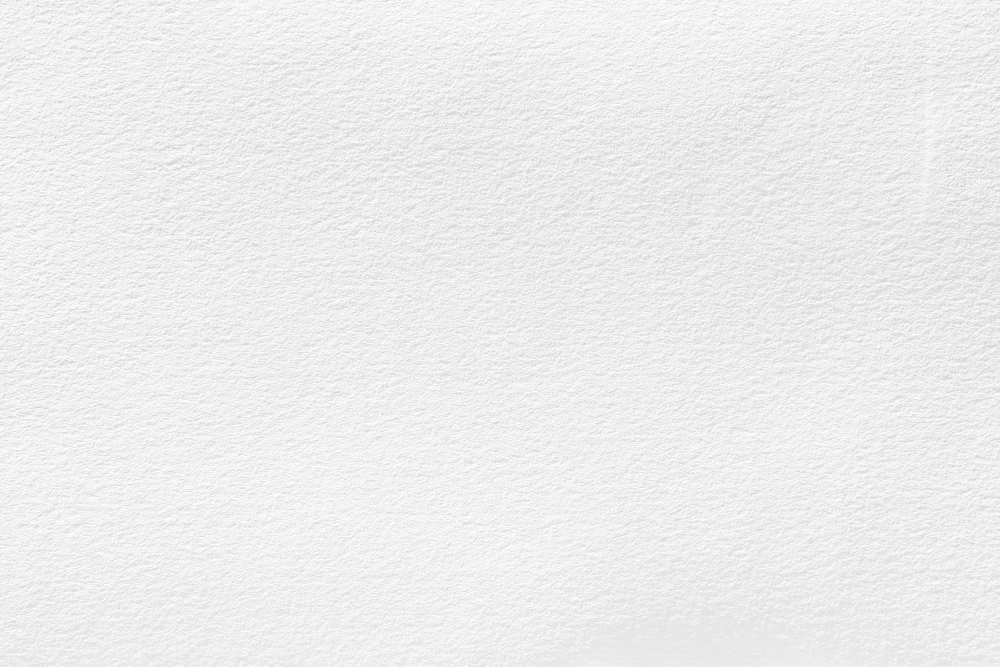
#> input picture paper_texture.jpg, 2000 x 1333 px (shown at 1/2 size)
$ jupyter execute --allow-errors Second_way_contour.ipynb
#> lines starting #> are read from the running program, lines starting #| are printed output that depends on the picture
[cell 1]
import cv2
import numpy as np
import matplotlib.pyplot as plt
from datetime import datetime
import math
import os

[cell 2]
image = cv2.imread('paper_texture.jpg')
#> image is the input picture: shape (1333, 2000, 3); min 134, max 255, mean 236.6
plt.imshow(image)

[cell 3]
# import random

# a = random.randint(400, 800)
# plt.imshow(image[:800, :700])

[cell 4]
# [15 lines of commented-out code are left out]

[cell 5]
# check_aspect_ratio()
# print(w)
# print(h)

[cell 6]
# a, b = get_valid_dimensions()
# print(a)
# print(b)

[cell 7]
image = image[:400, :750]
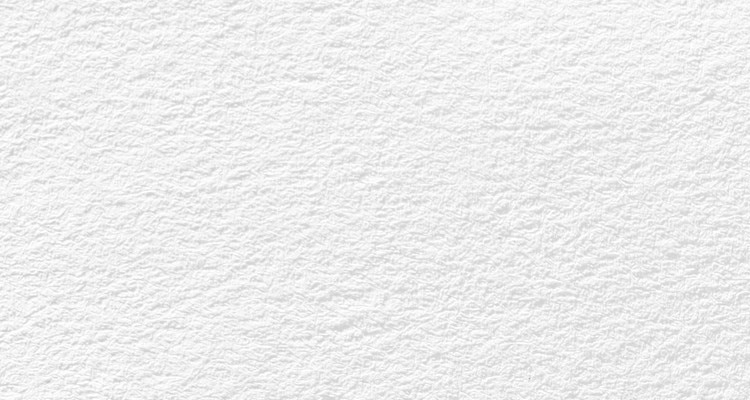
#> image: shape (400, 750, 3); min 176, max 255, mean 237
plt.imshow(image)

[cell 8]
# [9 lines of commented-out code are left out]

[cell 9]
# [5 lines of commented-out code are left out]

[cell 10]
# [19 lines of commented-out code are left out]
font = cv2.FONT_HERSHEY_SIMPLEX

# org
org = (400, 800)

# fontScale
fontScale = 3

# Blue color in BGR
color = (255, 0, 0)

# Line thickness of 2 px
thickness = 20

# config = {"font": cv2.FONT_HERSHEY_SIMPLEX, "color" : (255, 0, 0), "org": (500, 500), "font_scale": fontScale, "thickness": thickness}
#
#     return config

[cell 11]
def put_characters(image, character, org, fontScale, color, thickness):
    image = cv2.putText(image, character, org, font, fontScale, color, thickness, cv2.LINE_AA)
    char_size = cv2.getTextSize(character ,font, fontScale, thickness)
    return image, char_size

[cell 12]
chars = ['0', '1', '2', '3', '4', '5', '6', '7', '8', '9']
for char in chars:
    image, char_size = put_characters(image, char, org, fontScale, color, thickness)
    org = (org[0]+char_size[0][0], org[1])
    cv2.imshow('image', image)
    cv2.waitKey(0) # Wait for keypress to continue
    cv2.destroyAllWindows()
#> this loop made 10 passes
#> org on passes 1 to 10: (480, 800), (560, 800), (640, 800), (720, 800), (800, 800), (880, 800), (960, 800), (1040, 800), (1120, 800), (1200, 800)

plt.imshow(image)

# [12 lines of commented-out code are left out]

[cell 13]
date = datetime.now().strftime("%Y_%m_%d %H:%M:%S.%s")
print(date)

[cell 14]
#Detecting contours file
# image = cv2.imread("out.jpg")

# Make a copy
new_image = image.copy()

# Convert the image to grayscale
gray = cv2.cvtColor(image, cv2.COLOR_BGR2GRAY)

# Display the grayscale image
cv2.imshow('Gray image', gray)
cv2.waitKey(0) # Wait for keypress to continue
cv2.destroyAllWindows() # Close windows

# Convert the grayscale image to binary
ret, binary = cv2.threshold(gray, 100, 255, cv2.THRESH_BINARY)
#> binary: shape (400, 750); every value is 255

# Display the binary image
cv2.imshow('Binary image', binary)
cv2.waitKey(0) # Wait for keypress to continue
cv2.destroyAllWindows() # Close windows

# To detect object contours, we want a black background and a white
# foreground, so we invert the image (i.e. 255 - pixel value)
inverted_binary = ~binary
#> inverted_binary: shape (400, 750); every value is 0
cv2.imshow('Inverted binary image', inverted_binary)
cv2.waitKey(0) # Wait for keypress to continue
cv2.destroyAllWindows() # Close windows

# Find the contours on the inverted binary image, and store them in a list
# Contours are drawn around white blobs.
# hierarchy variable contains info on the relationship between the contours
# contours, hierarchy = cv2.findContours(inverted_binary,
#   cv2.RETR_TREE,
#   cv2.CHAIN_APPROX_SIMPLE)

contours, hierarchy = cv2.findContours(inverted_binary, cv2.RETR_EXTERNAL, cv2.CHAIN_APPROX_SIMPLE)
#> contours = []

# # Draw the contours (in red) on the original image and display the result
# # Input color code is in BGR (blue, green, red) format
# # -1 means to draw all contours
# with_contours = cv2.drawContours(image, contours, -1 ,(255,0,255),3)
# cv2.imshow('Detected contours', with_contours)
# cv2.waitKey(0)
# cv2.destroyAllWindows()

# # Show the total number of contours that were detected
# print('Total number of contours detected: ' + str(len(contours)))

# # Draw just the first contour
# # The 0 means to draw the first contour
# first_contour = cv2.drawContours(new_image, contours, 0,(255,0,255),3)
# cv2.imshow('First detected contour', first_contour)
# cv2.waitKey(0)
# cv2.destroyAllWindows()

# Draw a bounding box around the first contour
# x is the starting x coordinate of the bounding box
# y is the starting y coordinate of the bounding box
# w is the width of the bounding box
# h is the height of the bounding box
# x, y, w, h = cv2.boundingRect(contours[0])
# cv2.rectangle(first_contour,(x,y), (x+w,y+h), (255,0,0), 5)
# cv2.imshow('First contour with bounding box', first_contour)
# cv2.waitKey(0)
# cv2.destroyAllWindows()
#
# # Draw a bounding box around all contours
for c in contours:
    x, y, w, h = cv2.boundingRect(c)
#  Make sure contour area is large enough
    if (cv2.contourArea(c)) > 1000:
        cv2.rectangle(with_contours,(x,y), (x+w,y+h), (255,0,0), 5)
    cv2.rectangle(new_image, (x,y), (x+w,y+h), (0,0,255), 5)
#> this loop made 0 passes

cv2.imshow('All contours with bounding box', new_image)
cv2.waitKey(0)
cv2.destroyAllWindows()

[cell 15]
from sahi.utils.coco import Coco, CocoCategory, CocoImage, CocoAnnotation
from sahi.utils.file import save_json

#> (a cell that did not finish here is left out)

#> (a cell that did not finish here is left out)

[cell 18]
# img = cv2.imread("out.jpg")
# img.shape

from PIL import Image
width, height = Image.open("out.jpg").size
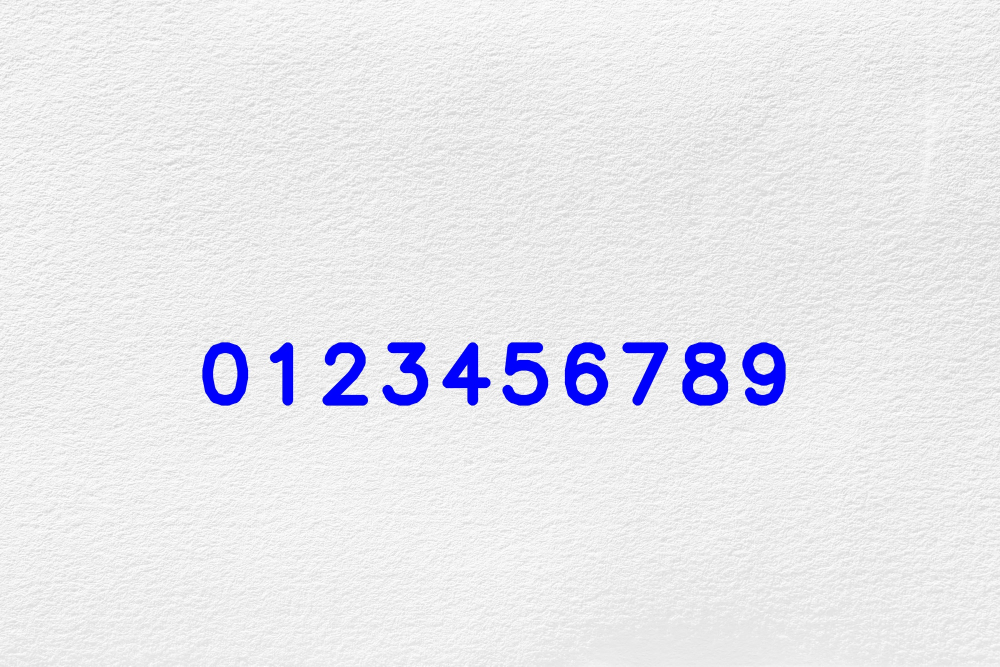
#> input picture out.jpg, 2000 x 1333 px (shown at 1/2 size)
#> width = 2000; height = 1333

#> (a cell that did not finish here is left out)

[cell 20]
# [14 lines of commented-out code are left out]

for (c, char) in zip(contours, chars):
    x, y, w, h = cv2.boundingRect(c)
    coco_image.add_annotation(
        CocoAnnotation(
            bbox=[x, y, w, h],
            category_id=int(char),
            category_name=char
        )
    )

    image = cv2.rectangle(image, (x,y), (x+w,y+h), (0,0,255), 5)

cv2.imshow('All contours with bounding box', image)
cv2.waitKey(0)
cv2.destroyAllWindows()

[cell 21]
len(contours)
#> Out = 0
